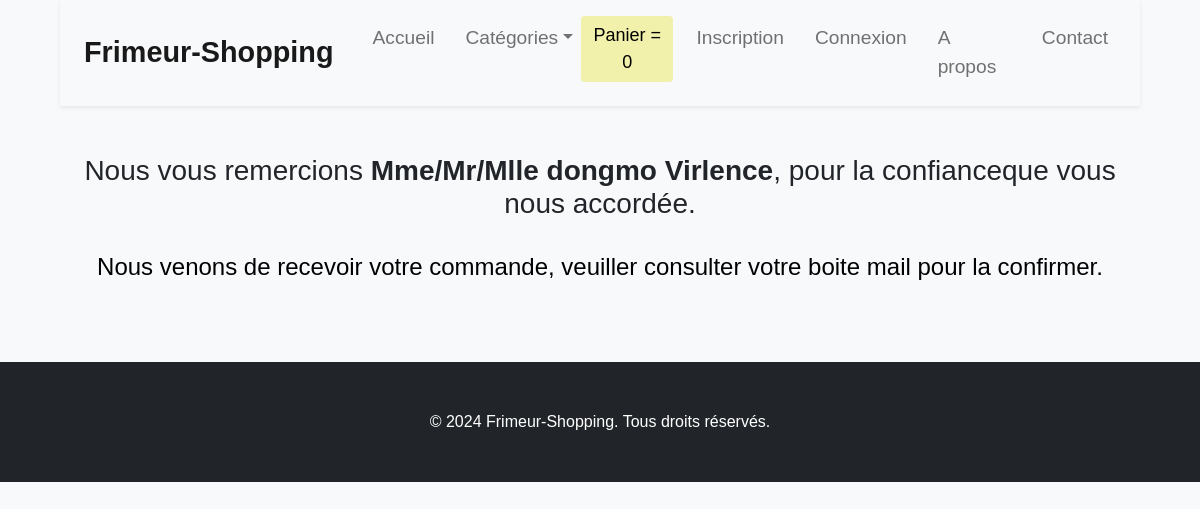
The app's page /confirmation, older data.
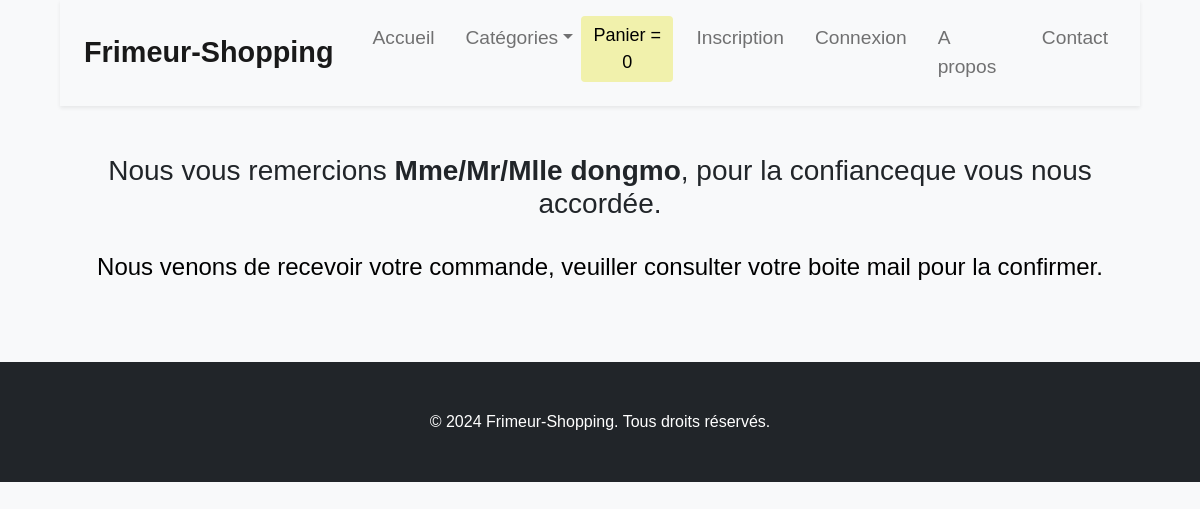
The same page, newer data.
### shop/models.py (models this page shows, shortened)
class Commande(models.Model) :
    STATUS_CHOICES = (
        ('en cours', 'En cours'),
        ('complétée', 'Complétée')
    )
    items = models.CharField(max_length=300)
    total = models.CharField(max_length=300)
    nom = models.CharField(max_length=300)
    email = models.EmailField()
    adresseDeLivraison = models.CharField(max_length=200)
    ville = models.CharField(max_length=200)
    pays = models.CharField(max_length=300)
    date_commande = models.DateTimeField(auto_now=True)
    tel = models.BigIntegerField()
    paiement = models.CharField(max_length=300)
    status = models.CharField(default='en cours', max_length=30)
    user_id = models.ForeignKey(CustomUser, on_delete=models.CASCADE,related_name="commande")
    class Meta :
        ordering = ['-date_commande']

### shop/views.py (the view)
# urls.py: path('confirmation', views.confirmation, name='confirmation'),
def confirmation(request) :
    info = Commande.objects.all()[:1]
    for item in info :
        nom = item.nom
    return render(request,"shop/confirmation.html", {'name':nom})

### shop/templates/shop/confirmation.html (shortened to what this page needs)
{% extends "shop/base.html" %}
{% block content %}
    <div class="row">
        <div class="col-md-12">
            <br><br>
            <h3 class="text-dark text-center" style="color: black;">Nous vous remercions <b>Mme/Mr/Mlle {{name}}</b>, pour la confianceque vous nous accordée.</h3>
            <br>
            <h4 class="text-center" style="color: black;">
                Nous venons de recevoir votre commande, veuiller consulter votre boite mail pour la confirmer.
            </h4>
        </div>
    </div>
    <br><br><br>
{% endblock %}

Row changes from the older to the newer data that the page shows:
no longer on this page (row unchanged): Commande: nom "dongmo Virlence"
added Commande: nom "dongmo"
